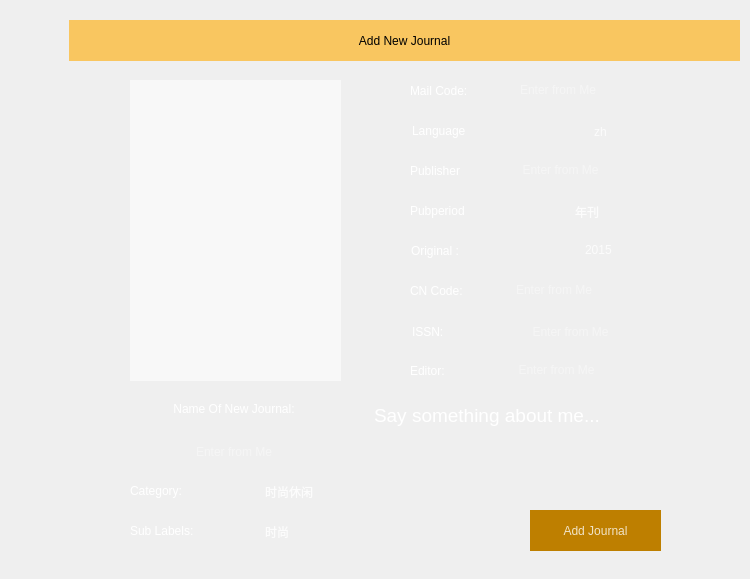
     <widget class="QWidget" name="purchase_tab">
      <attribute name="title">
       <string>4</string>
      </attribute>
      <widget class="QLabel" name="borroe_detail_view_2">
       <property name="geometry">
        <rect>
         <x>70</x>
         <y>59</y>
         <width>671</width>
         <height>511</height>
        </rect>
       </property>
       <property name="styleSheet">
        <string notr="true">background-color: rgba(255, 255, 255, 0);
border-image: url(:/small_unit/black Header40.png);</string>
       </property>
       <property name="text">
        <string/>
       </property>
      </widget>
      <widget class="QLabel" name="label_90">
       <property name="geometry">
        <rect>
         <x>69</x>
         <y>20</y>
         <width>671</width>
         <height>41</height>
        </rect>
       </property>
       <property name="styleSheet">
        <string notr="true">background-color: rgba(255, 170, 0,60%);
font: 14pt &quot;Century Gothic&quot;;</string>
       </property>
       <property name="text">
        <string>Add New Journal</string>
       </property>
       <property name="alignment">
        <set>Qt::AlignCenter</set>
       </property>
      </widget>
      <widget class="QLabel" name="label_92">
       <property name="geometry">
        <rect>
         <x>130</x>
         <y>80</y>
         <width>211</width>
         <height>301</height>
        </rect>
       </property>
       <property name="styleSheet">
        <string notr="true">background-color: rgba(255, 255, 255, 150);
border-image: url(:/images/nocover.png);</string>
       </property>
       <property name="text">
        <string/>
       </property>
       <property name="alignment">
        <set>Qt::AlignCenter</set>
       </property>
      </widget>
      <widget class="QWidget" name="layoutWidget">
       <property name="geometry">
        <rect>
         <x>410</x>
         <y>150</y>
         <width>231</width>
         <height>41</height>
        </rect>
       </property>
       <layout class="QHBoxLayout" name="horizontalLayout">
        <item>
         <widget class="QLabel" name="label_62">
          <property name="styleSheet">
           <string notr="true">background-color: rgba(255, 255, 255, 0);
font: 14pt &quot;Century Gothic&quot;;
color: rgb(255, 255, 255);</string>
          </property>
          <property name="text">
           <string>Publisher    </string>
          </property>
         </widget>
        </item>
        <item>
         <widget class="QLineEdit" name="lineEdit_9">
          <property name="styleSheet">
           <string notr="true">background-color: rgba(255, 255, 255, 0);
font: 12pt &quot;Century Gothic&quot;;
color: rgba(255, 255, 255, 200);
</string>
          </property>
          <property name="frame">
           <bool>false</bool>
          </property>
          <property name="alignment">
           <set>Qt::AlignCenter</set>
          </property>
          <property name="placeholderText">
           <string>Enter from Me</string>
          </property>
         </widget>
        </item>
       </layout>
      </widget>
      <widget class="QPushButton" name="pushButton_16">
       <property name="geometry">
        <rect>
         <x>530</x>
         <y>510</y>
         <width>131</width>
         <height>41</height>
        </rect>
       </property>
       <property name="styleSheet">
        <string notr="true">QPushButton 
{ 
	font: 14pt &quot;Century Gothic&quot;;
	background-color: rgb(190, 127, 0);
    color: rgba(255, 255, 255, 200);
	border-radius: 0px; 
}
QPushButton:hover 
{ 
    background-color: rgb(255, 170, 0);
}
QPushButton:pressed
{
	
	background-color: rgba(255, 170, 0, 150);
}</string>
       </property>
       <property name="text">
        <string>Add Journal</string>
       </property>
       <property name="flat">
        <bool>true</bool>
       </property>
      </widget>
      <widget class="QLineEdit" name="lineEdit_8">
       <property name="geometry">
        <rect>
         <x>130</x>
         <y>440</y>
         <width>208</width>
         <height>23</height>
        </rect>
       </property>
       <property name="styleSheet">
        <string notr="true">background-color: rgba(255, 255, 255, 0);
font: 12pt &quot;Century Gothic&quot;;
color: rgba(255, 255, 255, 200);
</string>
       </property>
       <property name="frame">
        <bool>false</bool>
       </property>
       <property name="alignment">
        <set>Qt::AlignCenter</set>
       </property>
       <property name="placeholderText">
        <string>Enter from Me</string>
       </property>
      </widget>
      <widget class="QLabel" name="label_91">
       <property name="geometry">
        <rect>
         <x>130</x>
         <y>384</y>
         <width>208</width>
         <height>50</height>
        </rect>
       </property>
       <property name="styleSheet">
        <string notr="true">background-color: rgba(255, 255, 255, 0);
font: 14pt &quot;Century Gothic&quot;;
color: rgb(255, 255, 255);</string>
       </property>
       <property name="text">
        <string>Name Of New Journal:</string>
       </property>
       <property name="alignment">
        <set>Qt::AlignCenter</set>
       </property>
       <property name="buddy">
        <cstring>lineEdit_8</cstring>
       </property>
      </widget>
      <widget class="QLineEdit" name="lineEdit_10">
       <property name="geometry">
        <rect>
         <x>510</x>
         <y>320</y>
         <width>121</width>
         <height>23</height>
        </rect>
       </property>
       <property name="styleSheet">
        <string notr="true">background-color: rgba(255, 255, 255, 0);
font: 12pt &quot;Century Gothic&quot;;
color: rgba(255, 255, 255, 200);
</string>
       </property>
       <property name="frame">
        <bool>false</bool>
       </property>
       <property name="alignment">
        <set>Qt::AlignCenter</set>
       </property>
       <property name="placeholderText">
        <string>Enter from Me</string>
       </property>
      </widget>
      <widget class="QLabel" name="label_82">
       <property name="geometry">
        <rect>
         <x>412</x>
         <y>312</y>
         <width>102</width>
         <height>39</height>
        </rect>
       </property>
       <property name="styleSheet">
        <string notr="true">background-color: rgba(255, 255, 255, 0);
font: 14pt &quot;Century Gothic&quot;;
color: rgb(255, 255, 255);</string>
       </property>
       <property name="text">
        <string>ISSN:             </string>
       </property>
      </widget>
      <widget class="QWidget" name="layoutWidget_2">
       <property name="geometry">
        <rect>
         <x>410</x>
         <y>70</y>
         <width>229</width>
         <height>41</height>
        </rect>
       </property>
       <layout class="QHBoxLayout" name="horizontalLayout_2">
        <item>
         <widget class="QLabel" name="label_72">
          <property name="styleSheet">
           <string notr="true">background-color: rgba(255, 255, 255, 0);
font: 14pt &quot;Century Gothic&quot;;
color: rgb(255, 255, 255);</string>
          </property>
          <property name="text">
           <string>Mail Code: </string>
          </property>
         </widget>
        </item>
        <item>
         <widget class="QLineEdit" name="lineEdit_11">
          <property name="styleSheet">
           <string notr="true">background-color: rgba(255, 255, 255, 0);
font: 12pt &quot;Century Gothic&quot;;
color: rgba(255, 255, 255, 200);
</string>
          </property>
          <property name="frame">
           <bool>false</bool>
          </property>
          <property name="alignment">
           <set>Qt::AlignCenter</set>
          </property>
          <property name="placeholderText">
           <string>Enter from Me</string>
          </property>
         </widget>
        </item>
       </layout>
      </widget>
      <widget class="QWidget" name="layoutWidget_4">
       <property name="geometry">
        <rect>
         <x>410</x>
         <y>270</y>
         <width>229</width>
         <height>41</height>
        </rect>
       </property>
       <layout class="QHBoxLayout" name="horizontalLayout_5">
        <item>
         <widget class="QLabel" name="label_81">
          <property name="styleSheet">
           <string notr="true">background-color: rgba(255, 255, 255, 0);
font: 14pt &quot;Century Gothic&quot;;
color: rgb(255, 255, 255);</string>
          </property>
          <property name="text">
           <string>CN Code:</string>
          </property>
         </widget>
        </item>
        <item>
         <widget class="QLineEdit" name="lineEdit_14">
          <property name="styleSheet">
           <string notr="true">background-color: rgba(255, 255, 255, 0);
font: 12pt &quot;Century Gothic&quot;;
color: rgba(255, 255, 255, 200);
</string>
          </property>
          <property name="frame">
           <bool>false</bool>
          </property>
          <property name="alignment">
           <set>Qt::AlignCenter</set>
          </property>
          <property name="placeholderText">
           <string>Enter from Me</string>
          </property>
         </widget>
        </item>
       </layout>
      </widget>
      <widget class="QWidget" name="layoutWidget_5">
       <property name="geometry">
        <rect>
         <x>410</x>
         <y>350</y>
         <width>229</width>
         <height>41</height>
        </rect>
       </property>
       <layout class="QHBoxLayout" name="horizontalLayout_6">
        <item>
         <widget class="QLabel" name="label_83">
          <property name="styleSheet">
           <string notr="true">background-color: rgba(255, 255, 255, 0);
font: 14pt &quot;Century Gothic&quot;;
color: rgb(255, 255, 255);</string>
          </property>
          <property name="text">
           <string>Editor:       </string>
          </property>
         </widget>
        </item>
        <item>
         <widget class="QLineEdit" name="lineEdit_15">
          <property name="styleSheet">
           <string notr="true">background-color: rgba(255, 255, 255, 0);
font: 12pt &quot;Century Gothic&quot;;
color: rgba(255, 255, 255, 200);
</string>
          </property>
          <property name="frame">
           <bool>false</bool>
          </property>
          <property name="alignment">
           <set>Qt::AlignCenter</set>
          </property>
          <property name="placeholderText">
           <string>Enter from Me</string>
          </property>
         </widget>
        </item>
       </layout>
      </widget>
      <widget class="QTextEdit" name="textEdit">
       <property name="geometry">
        <rect>
         <x>370</x>
         <y>400</y>
         <width>291</width>
         <height>101</height>
        </rect>
       </property>
       <property name="styleSheet">
        <string notr="true">QTextEdit
{
	background-color: rgba(255, 255, 255, 0);
	font: 14pt &quot;Century Gothic&quot;;
	color: rgb(255, 255, 255);
}
QScrollBar:vertical
{
    width:3px;
    background:rgb(158, 158, 158);
    margin:0px,0px,0px,0px;
    padding-top:0px; 
    padding-bottom:0px;
}
QScrollBar::handle:vertical
{
    width:3px;
    background:rgb(144, 144, 144);
    border-radius:2px;  
    min-height:20;
}
QScrollBar::handle:vertical:hover
{
    width:5px;
    background:rgba(0,0,0,50%); 
    border-radius:2px;
    min-height:20;
}
QScrollBar::add-line:vertical   
{
    height:0px;width:0px;
    subcontrol-position:bottom;
}
QScrollBar::sub-line:vertical   
{
    height:0px;width:0px;
    subcontrol-position:top;
}
/*QScrollBar::add-line:vertical:hover   
{
    height:9px;width:8px;
    subcontrol-position:bottom;
}
QScrollBar::sub-line:vertical:hover 
{
    height:0px;width:0px;
    subcontrol-position:top;
}*/</string>
       </property>
       <property name="frameShape">
        <enum>QFrame::NoFrame</enum>
       </property>
       <property name="html">
        <string>&lt;!DOCTYPE HTML PUBLIC &quot;-//W3C//DTD HTML 4.0//EN&quot; &quot;http://www.w3.org/TR/REC-html40/strict.dtd&quot;&gt;
&lt;html&gt;&lt;head&gt;&lt;meta name=&quot;qrichtext&quot; content=&quot;1&quot; /&gt;&lt;style type=&quot;text/css&quot;&gt;
p, li { white-space: pre-wrap; }
&lt;/style&gt;&lt;/head&gt;&lt;body style=&quot; font-family:'Century Gothic'; font-size:14pt; font-weight:400; font-style:normal;&quot;&gt;
&lt;p style=&quot; margin-top:0px; margin-bottom:0px; margin-left:0px; margin-right:0px; -qt-block-indent:0; text-indent:0px;&quot;&gt;Say something about me...&lt;/p&gt;&lt;/body&gt;&lt;/html&gt;</string>
       </property>
      </widget>
      <widget class="QLabel" name="label_64">
       <property name="geometry">
        <rect>
         <x>410</x>
         <y>200</y>
         <width>107</width>
         <height>22</height>
        </rect>
       </property>
       <property name="styleSheet">
        <string notr="true">background-color: rgba(255, 255, 255, 0);
font: 14pt &quot;Century Gothic&quot;;
color: rgb(255, 255, 255);</string>
       </property>
       <property name="text">
        <string>Pubperiod  </string>
       </property>
      </widget>
      <widget class="QComboBox" name="comboBox_13">
       <property name="geometry">
        <rect>
         <x>570</x>
         <y>200</y>
         <width>71</width>
         <height>23</height>
        </rect>
       </property>
       <property name="styleSheet">
        <string notr="true">QComboBox{border:0px;outline: 0px;font: 12pt &quot;Century Gothic&quot;;color: rgba(255, 255, 255, 200);border-image: url(:/small_unit/black Header30.png);}
QComboBox{background:transparent;}
QComboBox::down-arrow{image:url(:/small_unit/Arrow);}
QComboBox::drop-down{border:0px;}
QComboBox::drop-down{background:transparent;}
QComboBox QAbstractItemView {    
	  
	color:rgba(255, 255, 255, 192);
	background-color:rgb(56, 16, 16);
      selection-background-color:rgba(255, 255, 255, 64)
  }
QScrollBar:vertical
{
    width:3px;
    background:rgb(158, 158, 158);
    margin:0px,0px,0px,0px;
    padding-top:0px; 
    padding-bottom:0px;
}
QScrollBar::handle:vertical
{
    width:3px;
    background:rgb(144, 144, 144);
    border-radius:2px;  
    min-height:20;
}
QScrollBar::handle:vertical:hover
{
    width:5px;
    background:rgba(0,0,0,50%); 
    border-radius:2px;
    min-height:20;
}
QScrollBar::add-line:vertical   
{
    height:0px;width:0px;
    subcontrol-position:bottom;
}
QScrollBar::sub-line:vertical   
{
    height:0px;width:0px;
    subcontrol-position:top;
}
/*QScrollBar::add-line:vertical:hover   
{
    height:9px;width:8px;
    subcontrol-position:bottom;
}
QScrollBar::sub-line:vertical:hover 
{
    height:0px;width:0px;
    subcontrol-position:top;
}*/</string>
       </property>
       <property name="editable">
        <bool>false</bool>
       </property>
       <property name="currentIndex">
        <number>0</number>
       </property>
       <property name="insertPolicy">
        <enum>QComboBox::InsertAtBottom</enum>
       </property>
       <property name="sizeAdjustPolicy">
        <enum>QComboBox::AdjustToContentsOnFirstShow</enum>
       </property>
       <property name="frame">
        <bool>false</bool>
       </property>
       <item>
        <property name="text">
         <string>年刊</string>
        </property>
       </item>
       <item>
        <property name="text">
         <string>季刊</string>
        </property>
       </item>
       <item>
        <property name="text">
         <string>双月刊</string>
        </property>
       </item>
       <item>
        <property name="text">
         <string>月刊</string>
        </property>
       </item>
       <item>
        <property name="text">
         <string>半月刊</string>
        </property>
       </item>
       <item>
        <property name="text">
         <string>旬刊</string>
        </property>
       </item>
      </widget>
      <widget class="QLabel" name="label_85">
       <property name="geometry">
        <rect>
         <x>412</x>
         <y>120</y>
         <width>111</width>
         <height>22</height>
        </rect>
       </property>
       <property name="styleSheet">
        <string notr="true">background-color: rgba(255, 255, 255, 0);
font: 14pt &quot;Century Gothic&quot;;
color: rgb(255, 255, 255);</string>
       </property>
       <property name="text">
        <string>Language    </string>
       </property>
      </widget>
      <widget class="QComboBox" name="comboBox_8">
       <property name="geometry">
        <rect>
         <x>589</x>
         <y>120</y>
         <width>51</width>
         <height>23</height>
        </rect>
       </property>
       <property name="styleSheet">
        <string notr="true">QComboBox{border:0px;outline: 0px;font: 12pt &quot;Century Gothic&quot;;color: rgba(255, 255, 255, 200);border-image: url(:/small_unit/black Header30.png);}
QComboBox{background:transparent;}
QComboBox::down-arrow{image:url(:/small_unit/Arrow);}
QComboBox::drop-down{border:0px;}
QComboBox::drop-down{background:transparent;}
QComboBox QAbstractItemView {    
	  
	color:rgba(255, 255, 255, 192);
	background-color:rgb(56, 16, 16);
      selection-background-color:rgba(255, 255, 255, 64)
  }
QComboBox QScrollBar
{
    width:8px;
    background:rgba(0,0,0,0);
    margin:0px,0px,0px,0px;
    padding-top:9px;  
    padding-bottom:9px;
}

QComboBox QScrollBar::handle:vertical
{
    width:8px;
    background:rgba(0,0,0,25%);
    border-radius:4px;
    min-height:20;
}

QComboBox QScrollBar::handle:vertical:hover
{
    width:8px;
    background:rgba(0,0,0,50%);  
    border-radius:4px;
    min-height:20;
}

QComboBox QScrollBar::add-line:vertical  
{
    height:9px;width:8px;
    border-image:url(:/small_unit/add-line_vertical.png);
    subcontrol-position:bottom;
}

QComboBox QScrollBar::sub-line:vertical   
{
    height:9px;width:8px;
    border-image:url(:/small_unit/sub-line_vertical.png);
    subcontrol-position:top;
}

QComboBox QScrollBar::add-line:vertical:hover 
{
    height:9px;width:8px;
    border-image:url(:/small_unit/add-line_vertical.png);
    subcontrol-position:bottom;
}

QComboBox QScrollBar::sub-line:vertical:hover 
{
    height:9px;width:8px;
    border-image:url(:/small_unit/sub-line_vertical.png);
    subcontrol-position:top;
}
QComboBox QScrollBar::add-page:vertical
{
    background:rgba(0,0,0,10%);
    border-radius:4px;
}
QComboBox QScrollBar::sub-page:vertical
{
    background:rgba(0,0,0,10%);
    border-radius:4px;
} </string>
       </property>
       <property name="editable">
        <bool>false</bool>
       </property>
       <property name="currentIndex">
        <number>0</number>
       </property>
       <property name="insertPolicy">
        <enum>QComboBox::InsertAtBottom</enum>
       </property>
       <property name="sizeAdjustPolicy">
        <enum>QComboBox::AdjustToContentsOnFirstShow</enum>
       </property>
       <property name="frame">
        <bool>true</bool>
       </property>
       <item>
        <property name="text">
         <string>zh</string>
        </property>
       </item>
       <item>
        <property name="text">
         <string>en</string>
        </property>
       </item>
      </widget>
      <widget class="QComboBox" name="comboBox_15">
       <property name="geometry">
        <rect>
         <x>260</x>
         <y>480</y>
         <width>91</width>
         <height>23</height>
        </rect>
       </property>
       <property name="styleSheet">
        <string notr="true">QComboBox{border:0px;outline: 0px;font: 12pt &quot;Century Gothic&quot;;color: rgba(255, 255, 255, 200);border-image: url(:/small_unit/black Header30.png);}
QComboBox{background:transparent;}
QComboBox::down-arrow{image:url(:/small_unit/Arrow);}
QComboBox::drop-down{border:0px;}
QComboBox::drop-down{background:transparent;}
QComboBox QAbstractItemView {    
	  
	color:rgba(255, 255, 255, 192);
	background-color:rgb(56, 16, 16);
      selection-background-color:rgba(255, 255, 255, 64)
  }
QScrollBar:vertical
{
    width:3px;
    background:rgb(158, 158, 158);
    margin:0px,0px,0px,0px;
    padding-top:0px; 
    padding-bottom:0px;
}
QScrollBar::handle:vertical
{
    width:3px;
    background:rgb(144, 144, 144);
    border-radius:2px;  
    min-height:20;
}
QScrollBar::handle:vertical:hover
{
    width:5px;
    background:rgba(0,0,0,50%); 
    border-radius:2px;
    min-height:20;
}
QScrollBar::add-line:vertical   
{
    height:0px;width:0px;
    subcontrol-position:bottom;
}
QScrollBar::sub-line:vertical   
{
    height:0px;width:0px;
    subcontrol-position:top;
}
/*QScrollBar::add-line:vertical:hover   
{
    height:9px;width:8px;
    subcontrol-position:bottom;
}
QScrollBar::sub-line:vertical:hover 
{
    height:0px;width:0px;
    subcontrol-position:top;
}*/</string>
       </property>
       <property name="editable">
        <bool>false</bool>
       </property>
       <property name="currentIndex">
        <number>0</number>
       </property>
       <property name="insertPolicy">
        <enum>QComboBox::InsertAtBottom</enum>
       </property>
       <property name="sizeAdjustPolicy">
        <enum>QComboBox::AdjustToContentsOnFirstShow</enum>
       </property>
       <property name="frame">
        <bool>false</bool>
       </property>
       <item>
        <property name="text">
         <string>时尚休闲</string>
        </property>
       </item>
       <item>
        <property name="text">
         <string>家庭健康</string>
        </property>
       </item>
       <item>
        <property name="text">
         <string>时政新闻</string>
        </property>
       </item>
       <item>
        <property name="text">
         <string>文摘文学</string>
        </property>
       </item>
       <item>
        <property name="text">
         <string>学术学报</string>
        </property>
       </item>
      </widget>
      <widget class="QLabel" name="label_80">
       <property name="geometry">
        <rect>
         <x>130</x>
         <y>480</y>
         <width>101</width>
         <height>22</height>
        </rect>
       </property>
       <property name="styleSheet">
        <string notr="true">background-color: rgba(255, 255, 255, 0);
font: 14pt &quot;Century Gothic&quot;;
color: rgb(255, 255, 255);</string>
       </property>
       <property name="text">
        <string>Category:</string>
       </property>
      </widget>
      <widget class="QComboBox" name="comboBox_16">
       <property name="geometry">
        <rect>
         <x>260</x>
         <y>520</y>
         <width>91</width>
         <height>23</height>
        </rect>
       </property>
       <property name="styleSheet">
        <string notr="true">QComboBox{border:0px;outline: 0px;font: 12pt &quot;Century Gothic&quot;;color: rgba(255, 255, 255, 200);border-image: url(:/small_unit/black Header30.png);}
QComboBox{background:transparent;}
QComboBox::down-arrow{image:url(:/small_unit/Arrow);}
QComboBox::drop-down{border:0px;}
QComboBox::drop-down{background:transparent;}
QComboBox QAbstractItemView {    
	  
	color:rgba(255, 255, 255, 192);
	background-color:rgb(56, 16, 16);
      selection-background-color:rgba(255, 255, 255, 64)
  }
QScrollBar:vertical
{
    width:3px;
    background:rgb(158, 158, 158);
    margin:0px,0px,0px,0px;
    padding-top:0px; 
    padding-bottom:0px;
}
QScrollBar::handle:vertical
{
    width:3px;
    background:rgb(144, 144, 144);
    border-radius:2px;  
    min-height:20;
}
QScrollBar::handle:vertical:hover
{
    width:5px;
    background:rgba(0,0,0,50%); 
    border-radius:2px;
    min-height:20;
}
QScrollBar::add-line:vertical   
{
    height:0px;width:0px;
    subcontrol-position:bottom;
}
QScrollBar::sub-line:vertical   
{
    height:0px;width:0px;
    subcontrol-position:top;
}
/*QScrollBar::add-line:vertical:hover   
{
    height:9px;width:8px;
    subcontrol-position:bottom;
}
QScrollBar::sub-line:vertical:hover 
{
    height:0px;width:0px;
    subcontrol-position:top;
}*/</string>
       </property>
       <property name="editable">
        <bool>false</bool>
       </property>
       <property name="currentIndex">
        <number>0</number>
       </property>
       <property name="insertPolicy">
        <enum>QComboBox::InsertAtBottom</enum>
       </property>
       <property name="sizeAdjustPolicy">
        <enum>QComboBox::AdjustToContentsOnFirstShow</enum>
       </property>
       <property name="frame">
        <bool>false</bool>
       </property>
       <item>
        <property name="text">
         <string>时尚</string>
        </property>
       </item>
       <item>
        <property name="text">
         <string>影视音乐</string>
        </property>
       </item>
       <item>
        <property name="text">
         <string>旅游</string>
        </property>
       </item>
      </widget>
      <widget class="QLabel" name="label_84">
       <property name="geometry">
        <rect>
         <x>130</x>
         <y>520</y>
         <width>101</width>
         <height>22</height>
        </rect>
       </property>
       <property name="styleSheet">
        <string notr="true">background-color: rgba(255, 255, 255, 0);
font: 14pt &quot;Century Gothic&quot;;
color: rgb(255, 255, 255);</string>
       </property>
       <property name="text">
        <string>Sub Labels:</string>
       </property>
      </widget>
      <widget class="QLabel" name="label_74">
       <property name="geometry">
        <rect>
         <x>411</x>
         <y>240</y>
         <width>80</width>
         <height>22</height>
        </rect>
       </property>
       <property name="styleSheet">
        <string notr="true">background-color: rgba(255, 255, 255, 0);
font: 14pt &quot;Century Gothic&quot;;
color: rgb(255, 255, 255);</string>
       </property>
       <property name="text">
        <string>Original :</string>
       </property>
      </widget>
      <widget class="QComboBox" name="comboBox_14">
       <property name="geometry">
        <rect>
         <x>580</x>
         <y>238</y>
         <width>61</width>
         <height>24</height>
        </rect>
       </property>
       <property name="styleSheet">
        <string notr="true">QComboBox{border:0px;outline: 0px;font: 12pt &quot;Century Gothic&quot;;color: rgba(255, 255, 255, 200);border-image: url(:/small_unit/black Header30.png);}
QComboBox{background:transparent;}
QComboBox::down-arrow{image:url(:/small_unit/Arrow);}
QComboBox::drop-down{border:0px;}
QComboBox::drop-down{background:transparent;}
QComboBox QAbstractItemView {    
	  
	color:rgba(255, 255, 255, 192);
	background-color:rgb(56, 16, 16);
      selection-background-color:rgba(255, 255, 255, 64)
  }
QScrollBar:vertical
{
    width:3px;
    background:rgb(158, 158, 158);
    margin:0px,0px,0px,0px;
    padding-top:0px; 
    padding-bottom:0px;
}
QScrollBar::handle:vertical
{
    width:3px;
    background:rgb(144, 144, 144);
    border-radius:2px;  
    min-height:20;
}
QScrollBar::handle:vertical:hover
{
    width:5px;
    background:rgba(0,0,0,50%); 
    border-radius:2px;
    min-height:20;
}
QScrollBar::add-line:vertical   
{
    height:0px;width:0px;
    subcontrol-position:bottom;
}
QScrollBar::sub-line:vertical   
{
    height:0px;width:0px;
    subcontrol-position:top;
}
/*QScrollBar::add-line:vertical:hover   
{
    height:9px;width:8px;
    subcontrol-position:bottom;
}
QScrollBar::sub-line:vertical:hover 
{
    height:0px;width:0px;
    subcontrol-position:top;
}*/</string>
       </property>
       <item>
        <property name="text">
         <string>2015</string>
        </property>
       </item>
       <item>
        <property name="text">
         <string>2014</string>
        </property>
       </item>
       <item>
        <property name="text">
         <string>2013</string>
        </property>
       </item>
       <item>
        <property name="text">
         <string>2012</string>
        </property>
       </item>
       <item>
        <property name="text">
         <string>2011</string>
        </property>
       </item>
       <item>
        <property name="text">
         <string>2010</string>
        </property>
       </item>
       <item>
        <property name="text">
         <string>2009</string>
        </property>
       </item>
       <item>
        <property name="text">
         <string>2008</string>
        </property>
       </item>
       <item>
        <property name="text">
         <string>2007</string>
        </property>
       </item>
       <item>
        <property name="text">
         <string>2006</string>
        </property>
       </item>
       <item>
        <property name="text">
         <string>2005</string>
        </property>
       </item>
       <item>
        <property name="text">
         <string>2004</string>
        </property>
       </item>
       <item>
        <property name="text">
         <string>2003</string>
        </property>
       </item>
       <item>
        <property name="text">
         <string>2002</string>
        </property>
       </item>
       <item>
        <property name="text">
         <string>2001</string>
        </property>
       </item>
       <item>
        <property name="text">
         <string>2000</string>
        </property>
       </item>
       <item>
        <property name="text">
         <string>1999</string>
        </property>
       </item>
       <item>
        <property name="text">
         <string>1998</string>
        </property>
       </item>
       <item>
        <property name="text">
         <string>1997</string>
        </property>
       </item>
       <item>
        <property name="text">
         <string>1996</string>
        </property>
       </item>
       <item>
        <property name="text">
         <string>1995</string>
        </property>
       </item>
       <item>
        <property name="text">
         <string>1994</string>
        </property>
       </item>
       <item>
        <property name="text">
         <string>1993</string>
        </property>
       </item>
       <item>
        <property name="text">
         <string>1992</string>
        </property>
       </item>
       <item>
        <property name="text">
         <string>1991</string>
        </property>
       </item>
       <item>
        <property name="text">
         <string>1990</string>
        </property>
       </item>
       <item>
        <property name="text">
         <string>1989</string>
        </property>
       </item>
       <item>
        <property name="text">
         <string>1988</string>
        </property>
       </item>
       <item>
        <property name="text">
         <string>1987</string>
        </property>
       </item>
       <item>
        <property name="text">
         <string>1986</string>
        </property>
       </item>
       <item>
        <property name="text">
         <string>1985</string>
        </property>
       </item>
       <item>
        <property name="text">
         <string>1984</string>
        </property>
       </item>
       <item>
        <property name="text">
         <string>1983</string>
        </property>
       </item>
       <item>
        <property name="text">
         <string>1982</string>
        </property>
       </item>
       <item>
        <property name="text">
         <string>1981</string>
        </property>
       </item>
       <item>
        <property name="text">
         <string>1980</string>
        </property>
       </item>
       <item>
        <property name="text">
         <string>1979</string>
        </property>
       </item>
       <item>
        <property name="text">
         <string>1978</string>
        </property>
       </item>
       <item>
        <property name="text">
         <string>1977</string>
        </property>
       </item>
       <item>
        <property name="text">
         <string>1976</string>
        </property>
       </item>
       <item>
        <property name="text">
         <string>1975</string>
        </property>
       </item>
       <item>
        <property name="text">
         <string>1974</string>
        </property>
       </item>
       <item>
        <property name="text">
         <string>1973</string>
        </property>
       </item>
       <item>
        <property name="text">
         <string>1972</string>
        </property>
       </item>
       <item>
        <property name="text">
         <string>1971</string>
        </property>
       </item>
       <item>
        <property name="text">
         <string>1970</string>
        </property>
       </item>
      </widget>
      <zorder>label_74</zorder>
      <zorder>borroe_detail_view_2</zorder>
      <zorder>layoutWidget</zorder>
      <zorder>label_90</zorder>
      <zorder>label_92</zorder>
      <zorder>pushButton_16</zorder>
      <zorder>lineEdit_8</zorder>
      <zorder>label_91</zorder>
      <zorder>lineEdit_10</zorder>
      <zorder>label_82</zorder>
      <zorder>label_64</zorder>
      <zorder>comboBox_13</zorder>
      <zorder>label_85</zorder>
      <zorder>comboBox_8</zorder>
      <zorder>layoutWidget_2</zorder>
      <zorder>layoutWidget_4</zorder>
      <zorder>layoutWidget_5</zorder>
      <zorder>textEdit</zorder>
      <zorder>comboBox_14</zorder>
      <zorder>comboBox_15</zorder>
      <zorder>label_80</zorder>
      <zorder>comboBox_16</zorder>
      <zorder>label_84</zorder>
     </widget>
